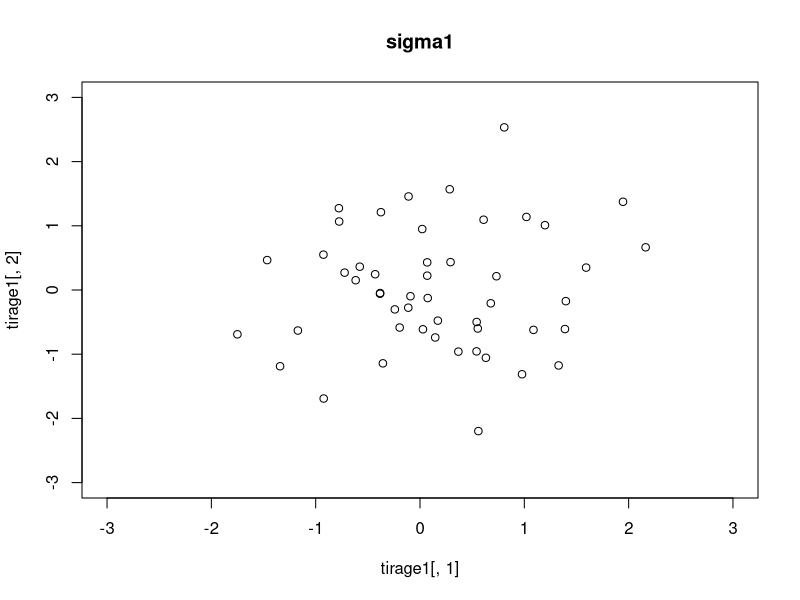
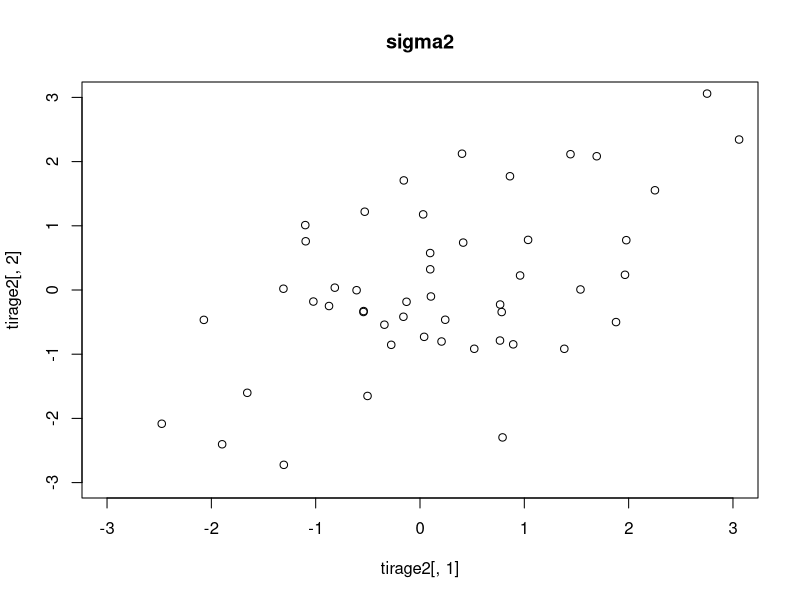
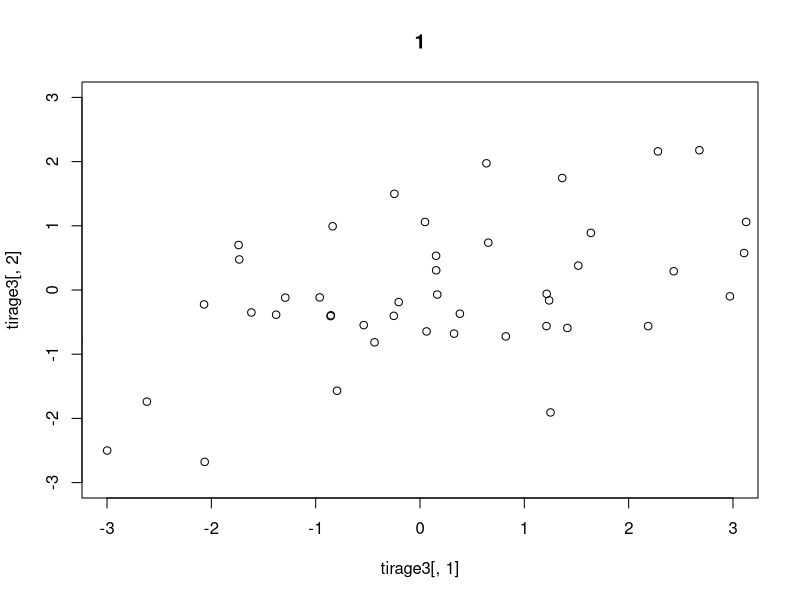
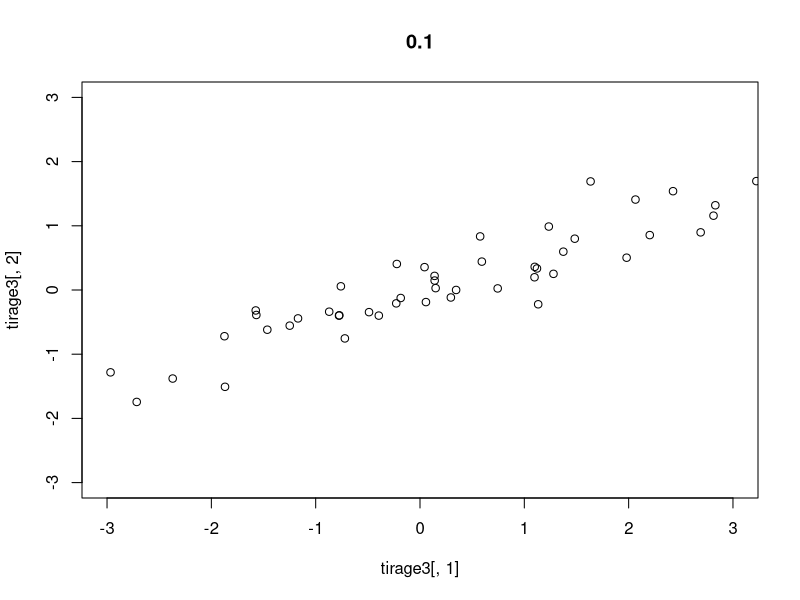
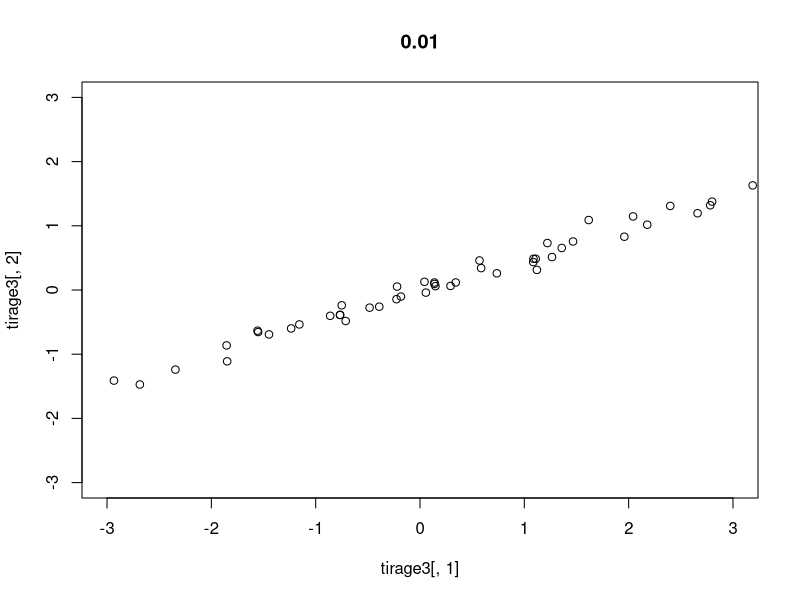

The R script that drew these images, in order:
rm(list=ls())
tirage1<-matrix(rnorm(2*50), ncol = 2)
plot(tirage1[,1],tirage1[,2],ylim = c(-3,3), xlim = c(-3,3), main = "sigma1")


sigma2<-matrix(c(2,1,1,2),ncol=2)
A<-t(chol(sigma2))
tirage2<-t(A%*%t(tirage1))
plot(tirage2[,1],tirage2[,2],ylim = c(-3,3), xlim = c(-3,3), main = "sigma2")

fc<-function(epsilon){
sigma3<-matrix(c(4+epsilon,2,2,1+epsilon),ncol=2)
A<-t(chol(sigma3))
tirage3<-t(A%*%t(tirage1))
plot(tirage3[,1],tirage3[,2], ylim = c(-3,3), xlim = c(-3,3), main = epsilon)
}

fc(1)
fc(0.1)
fc(0.01)